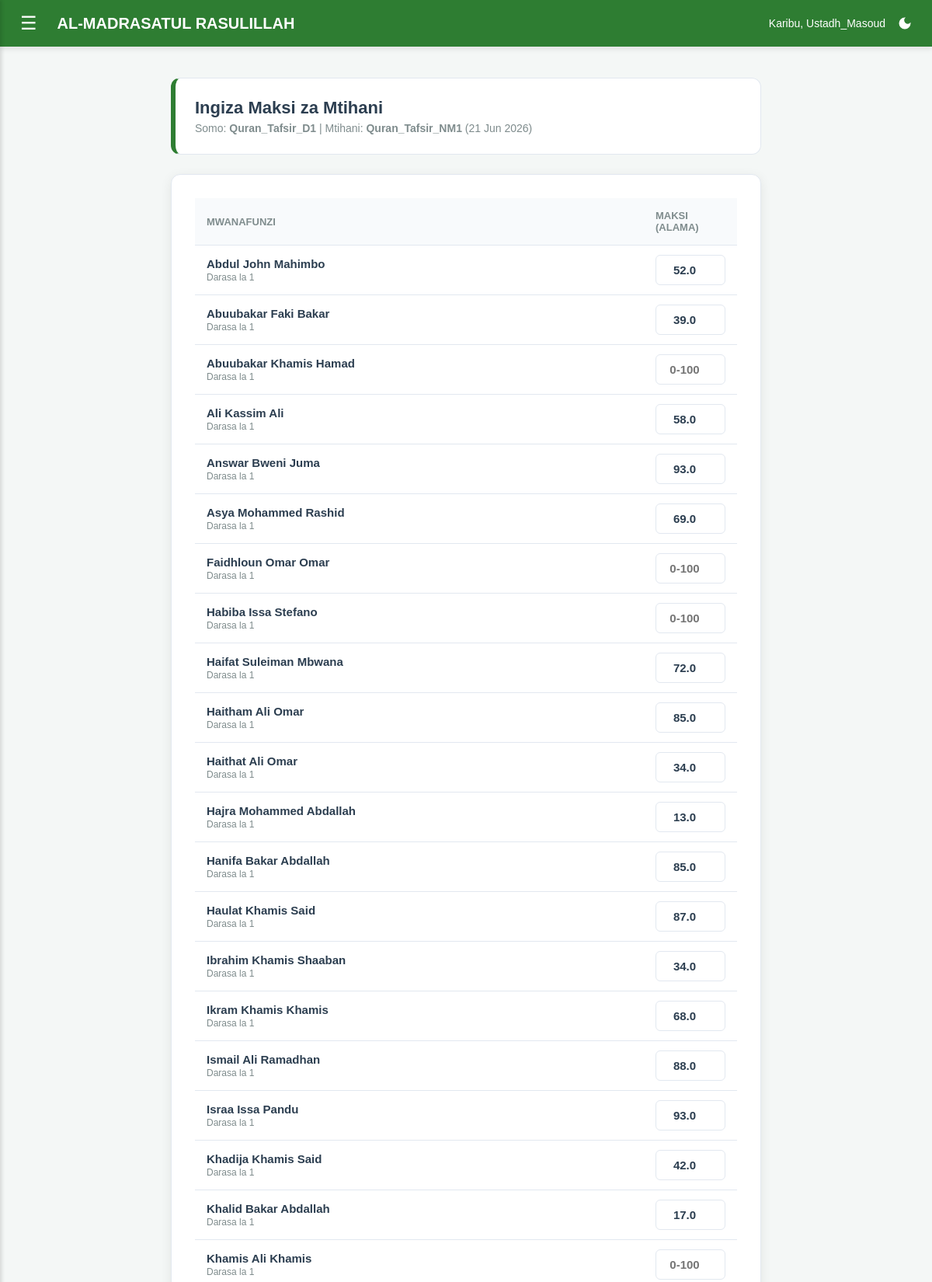
Screenshot of /madrasa/mtihani/7/maksi/ (signed in, upper part) with the database file from the repository.
### usimamizi/models.py (models this page shows, shortened)
class Somo(models.Model):
    jina = models.CharField(max_length=100, help_text="Mfano: Fiqhi, Tawheed, Hifdhu (Tashjii)")
    ni_la_hifdhu = models.BooleanField(default=False, help_text="Weka TIKI hapa kama hili ni somo maalum la Hifdhu linalohitaji Mahudhurio na Sabaq zake")
    mwalimu = models.ForeignKey(Mwalimu, on_delete=models.SET_NULL, null=True, blank=True)
    darasa = models.ForeignKey('Darasa', on_delete=models.CASCADE, null=True, blank=True, related_name='masomo')

class Mtihani(models.Model):
    somo = models.ForeignKey(Somo, on_delete=models.CASCADE)
    jina_la_mtihani = models.CharField(max_length=100)
    tarehe = models.DateField()
    mseto = models.ForeignKey(
        MsetoMtihani, on_delete=models.SET_NULL, null=True, blank=True,
        related_name='mitihani', help_text="Chagua mseto wa muhula ili matokeo yaingie kwenye ripoti ya jumla"
    )
    class Meta:
        constraints = [
            models.UniqueConstraint(
                fields=['somo', 'mseto'],
                condition=models.Q(mseto__isnull=False),
                name='unique_mtihani_per_somo_mseto',
            ),
        ]

class Mwanafunzi(models.Model):
    jina_kamili = models.CharField(
        max_length=100,
        unique=True,
        error_messages={
            'unique': "Mwanafunzi with this Jina already exists.",
        }
    )
    namba_ya_usajili = models.CharField(max_length=20, unique=True, blank=True)
    tarehe_ya_kuzaliwa = models.DateField(null=True, blank=True)
    mahala_anapoishi = models.CharField(max_length=100, null=True, blank=True)
    jina_la_mzazi = models.CharField(max_length=100, null=True, blank=True)
    namba_ya_simu_mzazi = models.CharField(max_length=15, null=True, blank=True)
    jinsia = models.CharField(max_length=2, choices=[('ME', 'Mwanamume (ME)'), ('KE', 'Mwanamke (KE)')], default='ME')
    darasa = models.ForeignKey(Darasa, on_delete=models.SET_NULL, null=True, blank=True)
    programu_ya_usiku = models.ForeignKey(Somo, on_delete=models.SET_NULL, null=True, blank=True, related_name='wanafunzi_usiku', help_text="Chagua kama anasoma usiku (Acha wazi kama hasomi usiku)")
    juzuu_aliyohifadhi = models.IntegerField(default=1)
    picha = models.ImageField(upload_to='picha_za_wanafunzi/', null=True, blank=True, validators=[validate_picha])
    tarehe_ya_kujiunga = models.DateField(auto_now_add=True)

class Darasa(models.Model):
    jina = models.CharField(max_length=50, help_text="Mfano: Darasa la Kwanza, Ibtidai, n.k.")
    maelezo = models.TextField(blank=True, null=True)

### usimamizi/views.py (the view, shortened to what this page needs)
# urls.py: path('mtihani/<int:mtihani_id>/maksi/', views.weka_maksi, name='weka_maksi'),
@login_required(login_url='ingia')
@ruhusa_inahitajika('usimamizi.add_matokeo', 'usimamizi.change_matokeo')
def weka_maksi(request, mtihani_id):
    mtihani = get_object_or_404(Mtihani, id=mtihani_id)
    somo = mtihani.somo
    if somo.darasa:
        wanafunzi = Mwanafunzi.objects.filter(darasa=somo.darasa).order_by('jina_kamili')
    else:
        wanafunzi = Mwanafunzi.objects.all().order_by('jina_kamili')
    for mwanafunzi in wanafunzi:
        matokeo = Matokeo.objects.filter(mwanafunzi=mwanafunzi, mtihani=mtihani).first()
        mwanafunzi.maksi_yake = matokeo.maksi if matokeo else ""
    return render(request, 'usimamizi/weka_maksi.html', {
        'mtihani': mtihani,
        'somo': somo,
        'wanafunzi': wanafunzi
    })

### usimamizi/views.py (called while the page is built)
def user_has_app_permission(user, *permissions):
    if not user.is_authenticated:
        return False
    if user.is_superuser:
        return True
    if Mwalimu.objects.filter(user=user, cheo='Mwalimu Mkuu').exists():
        return True
    return any(user.has_perm(permission) for permission in permissions)

def ruhusa_inahitajika(*permissions):
    def decorator(view_func):
        @wraps(view_func)
        def wrapper(request, *args, **kwargs):
            if user_has_app_permission(request.user, *permissions):
                return view_func(request, *args, **kwargs)
            raise PermissionDenied
        return wrapper
    return decorator

### usimamizi/templates/usimamizi/weka_maksi.html (shortened to what this page needs)
{% extends 'usimamizi/base.html' %}
{% load static %}
{% block extra_css %}
<link rel="stylesheet" href="{% static 'usimamizi/css/pages/weka_maksi.css' %}?v=20260706a">
{% endblock %}
{% block maudhui %}
<div class="marks-container">
    <div class="marks-header">
        <h2>Ingiza Maksi za Mtihani</h2>
        <p>Somo: <b>{{ somo.jina }}</b> | Mtihani: <b>{{ mtihani.jina_la_mtihani }}</b> ({{ mtihani.tarehe|date:"d M Y" }})</p>
    </div>
    <div class="marks-card">
        <form method="POST">
            <table class="marks-table">
                <thead>
                    <tr>
                        <th>Mwanafunzi</th>
                        <th class="weka_maksi-inline-1">Maksi (Alama)</th>
                    </tr>
                </thead>
                <tbody>
                    {% for mwanafunzi in wanafunzi %}
                    <tr class="marks-row">
                        <td>
                            <div class="weka_maksi-inline-2">{{ mwanafunzi.jina_kamili }}</div>
                            <div class="weka_maksi-inline-3">{{ mwanafunzi.darasa.jina|default:"-" }}</div>
                        </td>
                        <td class="weka_maksi-inline-4">
                            <input type="number" name="maksi_{{ mwanafunzi.id }}" value="{{ mwanafunzi.maksi_yake }}" min="0" max="100" placeholder="0-100" class="input-mark">
                        </td>
                    </tr>
                    {% empty %}
                    <tr>
                        <td colspan="2" class="weka_maksi-inline-5">
                            Hakuna wanafunzi waliopatikana kwenye mfumo.
                        </td>
                    </tr>
                    {% endfor %}
                </tbody>
            </table>
        </form>
    </div>
</div>
{% endblock %}

### usimamizi/templates/usimamizi/base.html (shortened to what this page needs)
{% load static %}
<!DOCTYPE html>
<html lang="sw">
<head>
    <link rel="stylesheet" href="{% static 'usimamizi/css/base.css' %}?v=20260706a">
    {% block extra_css %}{% endblock %}
</head>
<body>
<div class="header">
    <button class="menu-btn" onclick="openNav()">☰</button>
    <h2>AL-MADRASATUL RASULILLAH</h2>
    <div class="user-actions">
        <span class="user-greeting">Karibu, {{ request.user.username }}</span>
        <button class="theme-switch" onclick="toggleTheme()" id="themeBtn" title="Badili Muonekano"></button>
    </div>
</div>
<div class="main-content" id="main">
    {% block maudhui %}{% endblock %}
</div>
</body>
</html>

### usimamizi/static/usimamizi/css/base.css (style rules this page uses)
:root { color-scheme: light; --primary: #2E7D32; --primary-color: var(--primary); --primary-hover: #1b5e20; --secondary: #0288D1; --accent: #673ab7; --warning: #f57c00; --danger: #d32f2f; --success: #388e3c; --female: #c2185b; --hifdhu-accent: var(--secondary); --nav-bg: #2E7D32; --nav-hover-bg: #2E7D32; --sidebar-bg: #1b5e20; --sidebar-submenu-bg: #144d18; --bg-body: #f4f7f6; --bg-color: var(--bg-body); --card-bg: #ffffff; --surface-bg: #ffffff; --surface-muted: #f8fafc; --table-header: #f8fafc; --hover-bg: #f8fafc; --input-bg: #ffffff; --text-main: #2c3e50; --text-muted: #7f8c8d; --text-normal: #444444; --text-faint: #888888; --title-color: #1b5e20; --subtitle-color: #666666; --text-on-primary: #ffffff; --border-color: #e2e8f0; --focus-ring: rgba(46, 125, 50, 0.15); --shadow-color: rgba(0, 0, 0, 0.08); --shadow-strong: rgba(0, 0, 0, 0.14); --tangazo-bg: #f1f8e9; --badge-bg: #e8f5e9; --success-bg: #e8f5e9; --success-text: #1b5e20; --success-border: #a5d6a7; --info-bg: #e3f2fd; --info-text: #0d47a1; --info-border: #90caf9; --warning-bg: #fff8e1; --warning-text: #8d6e00; --warning-border: #ffe082; --danger-bg: #fde8e8; --danger-text: #c62828; --danger-border: #f8b4b4; --button-bg: var(--primary); --button-bg-hover: var(--primary-hover); --button-text: var(--text-on-primary); --button-secondary-bg: var(--secondary); --button-muted-bg: #eeeeee; --form-accent: var(--primary); --form-focus-shadow: var(--focus-ring); --form-button-shadow: rgba(46, 125, 50, 0.2); }
* { box-sizing: border-box; }
body { margin: 0; font-family: Arial, sans-serif; background-color: var(--bg-body); color: var(--text-main); transition: background-color 0.25s ease, color 0.25s ease; }
.header { background-color: var(--nav-bg); color: var(--text-on-primary); padding: 15px 20px; display: flex; align-items: center; box-shadow: 0 4px 6px var(--shadow-color); position: sticky; top: 0; z-index: 10; transition: background-color 0.25s ease, border-color 0.25s ease; }
.menu-btn { font-size: 24px; cursor: pointer; background: none; border: none; color: var(--text-on-primary); margin-right: 20px; }
.header h2 { margin: 0; font-size: 20px; flex: 1; white-space: nowrap; overflow: hidden; text-overflow: ellipsis; }
.main-content { padding: 20px; transition: margin-left .3s; }
.card, [class$="-card"], [class*="-card "], [class$="-box"], [class*="-box "] { color: var(--text-main); }
table { color: var(--text-main); border-color: var(--border-color); }
th { background-color: var(--table-header); border-color: var(--border-color); color: var(--text-muted); }
td { border-color: var(--border-color); color: var(--text-main); }
input, textarea, select { background-color: var(--input-bg); color: var(--text-main); border-color: var(--border-color); }
button, .btn, [class^="btn-"], [class*=" btn-"] { transition: background-color 0.2s ease, border-color 0.2s ease, color 0.2s ease, transform 0.2s ease; }
.user-actions { display: flex; align-items: center; gap: 10px; }
.theme-switch { background: transparent; border: none; cursor: pointer; display: flex; align-items: center; justify-content: center; padding: 5px; outline: none; transition: transform 0.2s ease; }
.user-greeting { font-weight: 500; font-size: 14px; color: #ffffff; white-space: nowrap; }

### rows the page displays
Somo: jina "Quran_Tafsir_D1"
Mtihani: jina_la_mtihani "Quran_Tafsir_NM1", tarehe "21 Jun 2026"
Mwanafunzi: jina_kamili "Abdul John Mahimbo", darasa.jina "Darasa la 1", maksi_yake "52.0"
Mwanafunzi: jina_kamili "Abuubakar Faki Bakar", darasa.jina "Darasa la 1", maksi_yake "39.0"
Mwanafunzi: jina_kamili "Abuubakar Khamis Hamad", darasa.jina "Darasa la 1"
Mwanafunzi: jina_kamili "Ali Kassim Ali", darasa.jina "Darasa la 1", maksi_yake "58.0"
Mwanafunzi: jina_kamili "Answar Bweni Juma", darasa.jina "Darasa la 1", maksi_yake "93.0"
Mwanafunzi: jina_kamili "Asya Mohammed Rashid", darasa.jina "Darasa la 1", maksi_yake "69.0"
Mwanafunzi: jina_kamili "Faidhloun Omar Omar", darasa.jina "Darasa la 1"
Mwanafunzi: jina_kamili "Habiba Issa Stefano", darasa.jina "Darasa la 1"
Mwanafunzi: jina_kamili "Haifat Suleiman Mbwana", darasa.jina "Darasa la 1", maksi_yake "72.0"
Mwanafunzi: jina_kamili "Haitham Ali Omar", darasa.jina "Darasa la 1", maksi_yake "85.0"
Mwanafunzi: jina_kamili "Haithat Ali Omar", darasa.jina "Darasa la 1", maksi_yake "34.0"
Mwanafunzi: jina_kamili "Hajra Mohammed Abdallah", darasa.jina "Darasa la 1", maksi_yake "13.0"
Mwanafunzi: jina_kamili "Hanifa Bakar Abdallah", darasa.jina "Darasa la 1", maksi_yake "85.0"
Mwanafunzi: jina_kamili "Haulat Khamis Said", darasa.jina "Darasa la 1", maksi_yake "87.0"
Mwanafunzi: jina_kamili "Ibrahim Khamis Shaaban", darasa.jina "Darasa la 1", maksi_yake "34.0"
Mwanafunzi: jina_kamili "Ikram Khamis Khamis", darasa.jina "Darasa la 1", maksi_yake "68.0"
Mwanafunzi: jina_kamili "Ismail Ali Ramadhan", darasa.jina "Darasa la 1", maksi_yake "88.0"
Mwanafunzi: jina_kamili "Israa Issa Pandu", darasa.jina "Darasa la 1", maksi_yake "93.0"
Mwanafunzi: jina_kamili "Khadija Khamis Said", darasa.jina "Darasa la 1", maksi_yake "42.0"
Mwanafunzi: jina_kamili "Khalid Bakar Abdallah", darasa.jina "Darasa la 1", maksi_yake "17.0"
Mwanafunzi: jina_kamili "Khamis Ali Khamis", darasa.jina "Darasa la 1"

### other values shown
{{ request.user.username }} "Ustadh_Masoud"
